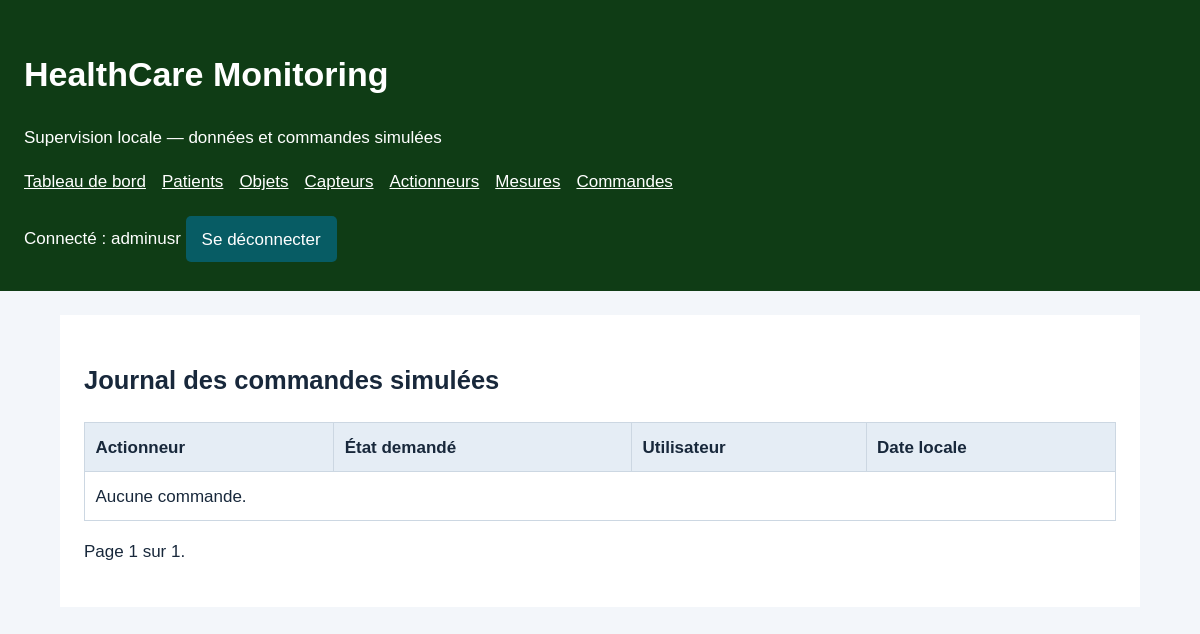
The page /journal/ (signed in) on the database as committed earlier.
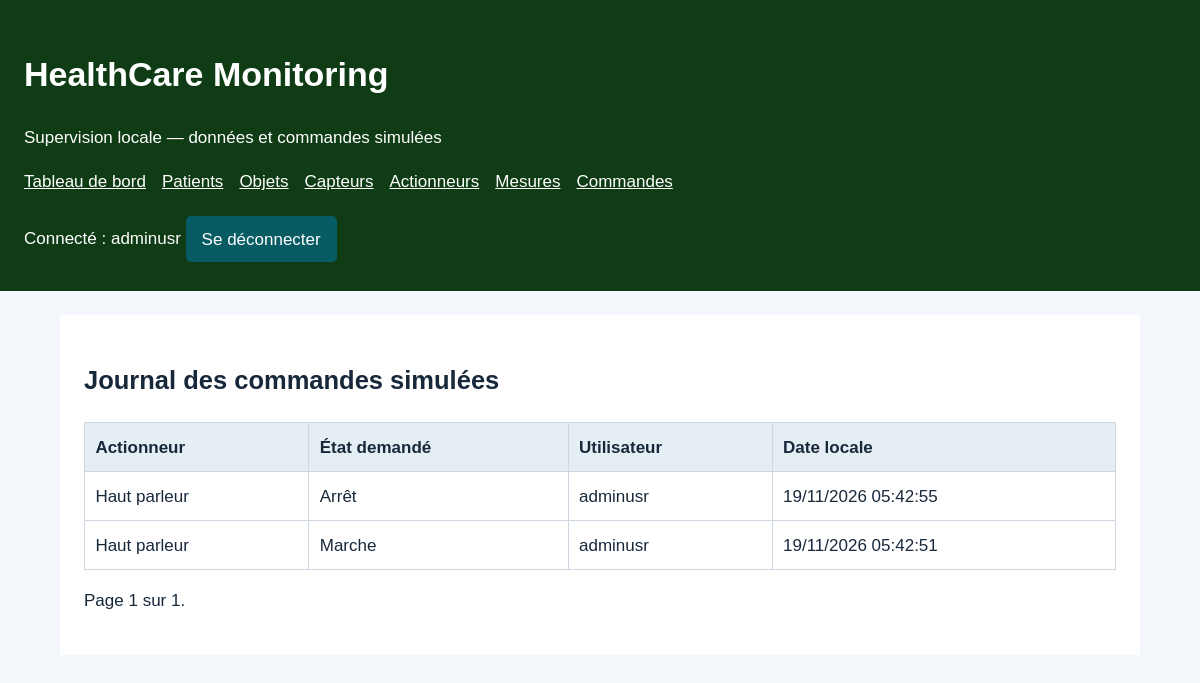
The same page on the database as committed later.
### HealthcareProject/models.py (models this page shows, shortened)
class Commande(models.Model):
    actionneur = models.ForeignKey(Actionneur, on_delete=models.PROTECT, related_name='commandes')
    utilisateur = models.ForeignKey(settings.AUTH_USER_MODEL, on_delete=models.PROTECT)
    etat_demande = models.BooleanField()
    date = models.DateTimeField(auto_now_add=True)
    class Meta:
        ordering = ['-date', '-id']

class Actionneur(models.Model):
    objet = models.ForeignKey(Objet, on_delete=models.PROTECT, related_name='actionneurs')
    nom = models.CharField(max_length=80, unique=True)
    type_action = models.CharField(max_length=20, choices=[
        ('speaker', 'Alerte Vocale'), ('LED', 'Alerte Visuelle'),
    ])
    etat = models.BooleanField(default=False, editable=False)
    class Meta:
        ordering = ['nom']
    def __str__(self):
        return self.nom

### HealthcareProject/views.py (the view)
# urls.py: path('journal/', views.journal, name='journal'),
@login_required
def journal(request):
    commandes = Commande.objects.select_related('actionneur', 'utilisateur')
    return render(request, 'HealthcareProject/journal.html', {
        'page': Paginator(commandes, 20).get_page(request.GET.get('page')),
    })

### HealthcareProject/templates/HealthcareProject/journal.html (shortened to what this page needs)
{% extends 'base.html' %}
{% block contenu %}
<h2>Journal des commandes simulées</h2>
<div class="tableau">
    <table>
        <thead>
            <tr>
                <th>Actionneur</th>
                <th>État demandé</th>
                <th>Utilisateur</th>
                <th>Date locale</th>
            </tr>
        </thead>
        <tbody>{% for commande in page %}
            <tr>
                <td>{{ commande.actionneur }}</td>
                <td>{{ commande.etat_demande|yesno:'Marche,Arrêt' }}</td>
                <td>{{ commande.utilisateur.username }}</td>
                <td>{{ commande.date|date:'d/m/Y H:i:s' }}</td>
            </tr>
            {% empty %}
            <tr>
                <td colspan="4">Aucune commande.</td>
            </tr>
            {% endfor %}
        </tbody>
    </table>
</div>
<p>Page {{ page.number }} sur {{ page.paginator.num_pages }}.
{% if page.has_next %}<a href="?page={{ page.next_page_number }}">Suivante</a>{% endif %}</p>
{% endblock %}

Rows that differ between the two databases and show on the page:
added Commande: actionneur "Haut parleur", etat_demande "Arrêt", utilisateur.username "adminusr", date "19/11/2026 05:42:55"
added Commande: actionneur "Haut parleur", etat_demande "Marche", utilisateur.username "adminusr", date "19/11/2026 05:42:51"
Other text that changed with them:
text no longer shown: "Aucune commande."
